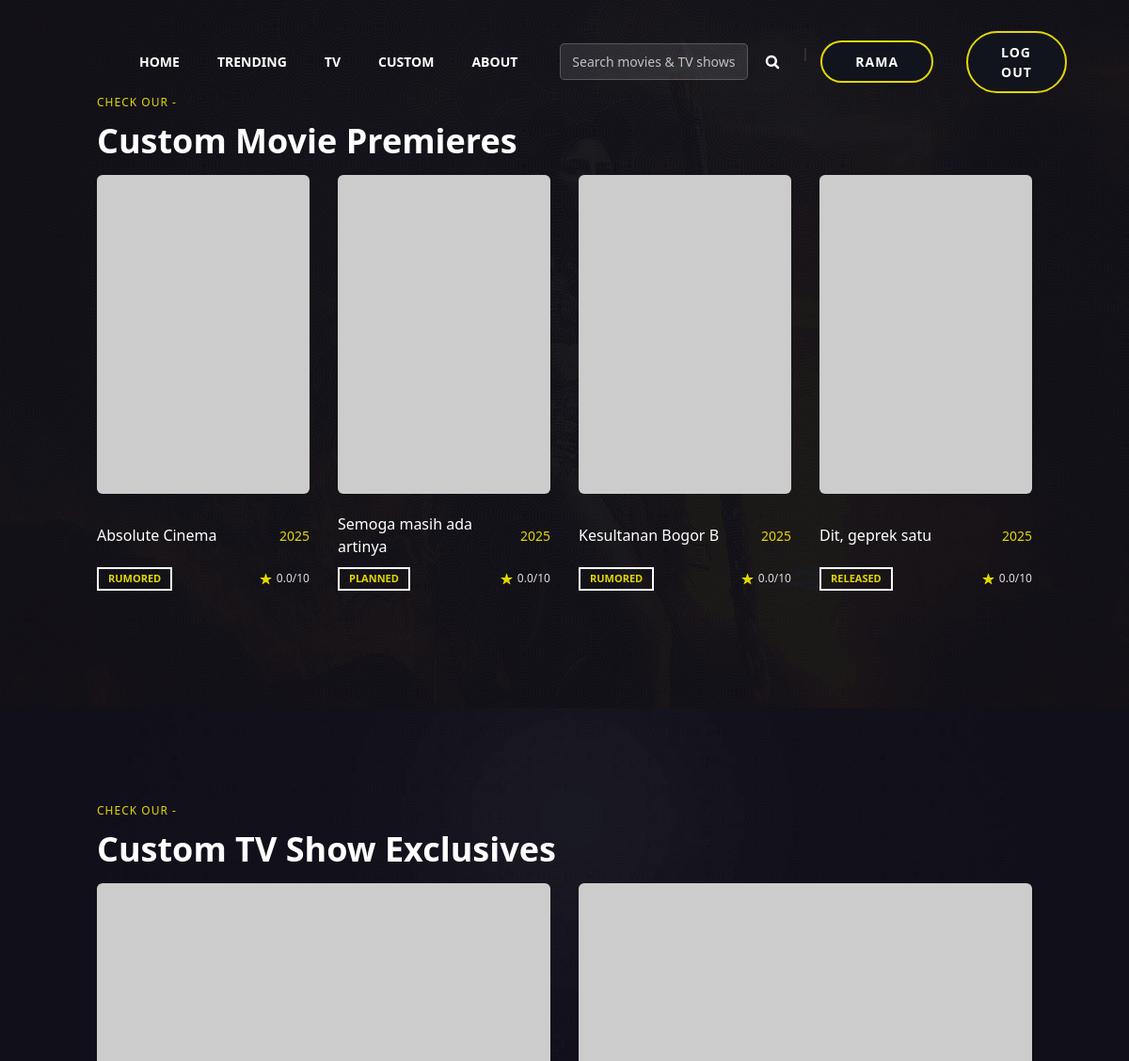
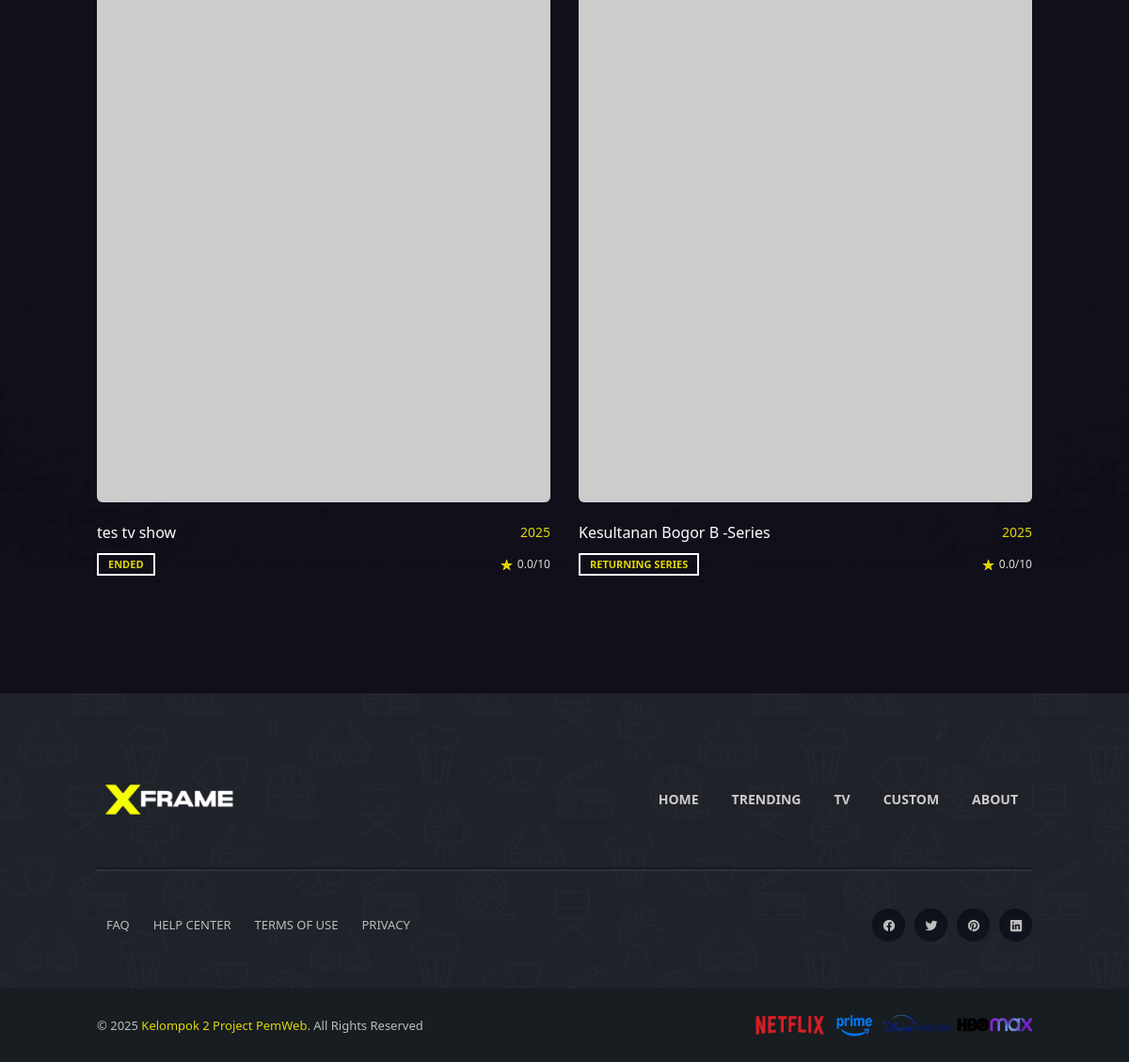
/custommovie.php (signed in), run on the app's committed database (2 pictures, top to bottom).
### tables this page shows
CREATE TABLE `custom_movie` (
  `id` int(11) NOT NULL,
  `title` varchar(255) NOT NULL,
  `overview` text,
  `tagline` varchar(255) DEFAULT NULL,
  `release_date` date DEFAULT NULL,
  `status` enum('Rumored','Planned','In Production','Post Production','Released','Canceled') DEFAULT NULL,
  `revenue` bigint(20) DEFAULT '0',
  `homepage` varchar(255) DEFAULT NULL,
  `poster_path` varchar(255) DEFAULT NULL,
  `created_at` timestamp NOT NULL DEFAULT CURRENT_TIMESTAMP
);

CREATE TABLE `custom_tv_show` (
  `id` int(11) NOT NULL,
  `title` varchar(255) NOT NULL,
  `overview` text,
  `tagline` varchar(255) DEFAULT NULL,
  `first_air_date` date DEFAULT NULL,
  `total_episodes` int(11) DEFAULT '0',
  `total_seasons` int(11) DEFAULT '0',
  `status` enum('Returning Series','Planned','In Production','Ended','Canceled','Pilot') NOT NULL,
  `homepage` varchar(255) DEFAULT NULL,
  `poster_path` varchar(255) DEFAULT NULL,
  `created_at` timestamp NOT NULL DEFAULT CURRENT_TIMESTAMP
);

### Public/custommovie.php (the view, shortened to what this page needs)
<?php
include "../Conf/database.php";
$stmt = $db->query("SELECT * FROM custom_movie ORDER BY created_at DESC LIMIT 10");
$custom_movie = $stmt->fetchAll();
$stmt1 = $db->query("SELECT * FROM custom_tv_show ORDER BY created_at DESC LIMIT 10");
$custom_tvshow = $stmt1->fetchAll();
?>
<!DOCTYPE html>
<html lang="en">
<head>
    <script src="https://cdn.tailwindcss.com"></script>
  <link rel="stylesheet" href="../Assets/css/style.css">
</head>
<body class="top">
<?php include_once __DIR__ . './header.php';?>
<section class="upcoming">
    <div class="container">
        <div class="flex- wrapper">
            <div class="title-wrapper">
                <p class="section-subtitle">Check our -</p>
                <h2 class="h2 section-title" style="margin-bottom:15px;"><strong>Custom Movie Premieres</strong></h2>
            </div>
            </div>
        <ul class="movies-list has-scrollbar" id="anime_collection">
           <?php foreach ($custom_movie as $p): ?>
            <li data-category="<?= htmlspecialchars($p-> genre_ids[0]) ?>">
                <div class="movie-card">
                    <a href="./details.php?id=<?= $p['id'] ?>&type=custommovie">
                        <figure class="card-banner">
                            <img src="<?php echo $p['poster_path']?>" alt="<?php echo htmlspecialchars($p['title']) ?> movie poster">
                        </figure>
                    </a>
                    <div class="title-wrapper">
                        <a href="./details.php?id=<?= $p['id']?>&type=custommovie">
                            <h3 class="card-title"><?php echo htmlspecialchars($p['title']) ?></h3>
                        </a>
                      <time datetime="<?php echo htmlspecialchars(substr($p['release_date'], 0, 4)) ?>">
                          <?php echo htmlspecialchars(substr($p['release_date'], 0, 4)) ?>
                      </time>
                    </div>
                    <div class="card-meta">
                       <div class="badge badge-outline"><?php echo htmlspecialchars(strtoupper($p['status'])) ?></div>
                        <div class="rating">
                            <ion-icon name="star"></ion-icon>
                            <data><?php echo number_format($p['vote_average'] ?? 0, 1) ?>/10</data>
                        </div>
                    </div>
                </div>
            </li>
            <?php endforeach; ?>
        </ul>
    </div>
</section>
<section class="upcoming" style="background-image: url('../Assets/images/top-rated-bg.jpg');">
    <div class="container">
        <div class="flex- wrapper">
            <div class="title-wrapper">
                <p class="section-subtitle">Check our -</p>
                <h2 class="h2 section-title" style="margin-bottom:15px;"><strong>Custom TV Show Exclusives</strong></h2>
            </div>
            </div>
        <ul class="movies-list has-scrollbar" id="anime_collection">
           <?php foreach ($custom_tvshow as $p): ?>
            <li data-category="<?= htmlspecialchars($p-> genre_ids[0]) ?>">
                <div class="movie-card">
                    <a href="./details.php?id=<?= $p['id'] ?>&type=customtvshow">
                        <figure class="card-banner">
                            <img src="<?php echo $p['poster_path']?>" alt="<?php echo htmlspecialchars($p['title']) ?> movie poster">
                        </figure>
                    </a>
                    <div class="title-wrapper">
                        <a href="./details.php?id=<?= $p['id']?>&type=customtvshow">
                            <h3 class="card-title"><?php echo htmlspecialchars($p['title']) ?></h3>
                        </a>
                      <time datetime="<?php echo htmlspecialchars(substr($p['first_air_date'], 0, 4)) ?>">
                          <?php echo htmlspecialchars(substr($p['first_air_date'], 0, 4)) ?>
                      </time>
                    </div>
                    <div class="card-meta">
                       <div class="badge badge-outline"><?php echo htmlspecialchars(strtoupper($p['status'])) ?></div>
                        <div class="rating">
                            <ion-icon name="star"></ion-icon>
                            <data><?php echo number_format($p['vote_average'] ?? 0, 1) ?>/10</data>
                        </div>
                    </div>
                </div>
            </li>
            <?php endforeach; ?>
        </ul>
    </div>
</section>
    <?php include_once __DIR__ . './footer.php';?>
</body>
</html>

### Public/header.php (shortened to what this page needs)
<header class="header" data-header>
  <div class="container">
    <div class="header-actions">
      <form class="search-form" action="./search.php" method="GET" style="display: flex; align-items: center; gap: 10px;">
        <input type="text" name="q" placeholder="Search movies & TV shows..."
               class="search-input"
               style="background: rgba(255,255,255,0.1); border: 1px solid rgba(255,255,255,0.2);
                      color: white; padding: 8px 12px; border-radius: 5px; min-width: 200px;
                      font-size: 14px;">
        <button type="submit" class="search-btn" style="background: none; border: none; cursor: pointer;">
          <ion-icon name="search-outline"></ion-icon>
        </button>
      </form>
      <?php if (isset($_SESSION['user_logged_in'])): ?>
      <a href="./profile.php?id=<?php echo $_SESSION['user_id']?>" class="btn btn-primary"><?php echo $_SESSION['username'] ?></a>
      <a href="../Auth/logout.php" class="btn btn-primary">Log out</a>
     <?php else: ?>
      <a href="../Auth/login.php" class="btn btn-primary">Login</a>
     <?php endif; ?>
    </div>
    <nav class="navbar" data-navbar>
      <ul class="navbar-list">
        <li>
          <a href="./index.php" class="navbar-link">Home</a>
        </li>
        <li>
          <a href="./trending.php" class="navbar-link">Trending</a>
        </li>
        <li>
          <a href="./tvshow.php" class="navbar-link">Tv</a>
        </li>
        <li>
          <a href="./custommovie.php" class="navbar-link">Custom</a>
        </li>
        <li>
          <a href="./about.php" class="navbar-link">About</a>
        </li>
      </ul>
    </nav>
  </div>
</header>

### Public/footer.php (shortened to what this page needs)
<footer class="footer">
  <div class="footer-top">
    <div class="container">
      <div class="footer-brand-wrapper">
        <a href="./index.php" class="logo">
          <img src="../Assets/images/iconname.png" alt="Frame X logo" style="width: 150px; height: 64.8px;">
        </a>
        <ul class="footer-list">
          <li>
            <a href="./index.php" class="footer-link">Home</a>
          </li>
          <li>
            <a href="./trending" class="footer-link">Trending</a>
          </li>
          <li>
            <a href="./tvshow.php" class="footer-link">TV</a>
          </li>
          <li>
            <a href="./custommovie" class="footer-link">Custom</a>
          </li>
          <li>
            <a href="./about.php" class="footer-link">About</a>
          </li>
        </ul>
      </div>
      <div class="divider"></div>
      <div class="quicklink-wrapper">
        <ul class="quicklink-list">
          <li>
            <a href="#" class="quicklink-link">Faq</a>
          </li>
          <li>
            <a href="#" class="quicklink-link">Help center</a>
          </li>
          <li>
            <a href="#" class="quicklink-link">Terms of use</a>
          </li>
          <li>
            <a href="#" class="quicklink-link">Privacy</a>
          </li>
        </ul>
        <ul class="social-list">
          <li>
            <a href="#" class="social-link">
              <ion-icon name="logo-facebook"></ion-icon>
            </a>
          </li>
          <li>
            <a href="#" class="social-link">
              <ion-icon name="logo-twitter"></ion-icon>
            </a>
          </li>
          <li>
            <a href="#" class="social-link">
              <ion-icon name="logo-pinterest"></ion-icon>
            </a>
          </li>
          <li>
            <a href="#" class="social-link">
              <ion-icon name="logo-linkedin"></ion-icon>
            </a>
          </li>
        </ul>
      </div>
    </div>
  </div>
  <div class="footer-bottom">
    <div class="container">
      <p class="copyright">
        &copy; 2025 <a href="#">Kelompok 2 Project PemWeb</a>. All Rights Reserved
      </p>
      <img src="../Assets/images/footerimg.png" style="height: 3252,1px; width: 300px;" alt="Platform Movie companies logo" class="footer-bottom-img">
    </div>
  </div>
</footer>

### data on the page
custom_movie: title "Absolute Cinema", release_date "2025", status "RUMORED", vote_average "0.0"
custom_movie: title "Semoga masih ada artinya", release_date "2025", status "PLANNED", vote_average "0.0"
custom_movie: title "Kesultanan Bogor B", release_date "2025", status "RUMORED", vote_average "0.0"
custom_movie: title "Dit, geprek satu", release_date "2025", status "RELEASED", vote_average "0.0"
custom_tv_show: title "tes tv show", first_air_date "2025", status "ENDED", vote_average "0.0"
custom_tv_show: title "Kesultanan Bogor B -Series", first_air_date "2025", status "RETURNING SERIES", vote_average "0.0"

### other printed values
$_SESSION['username'] "RAMA"
